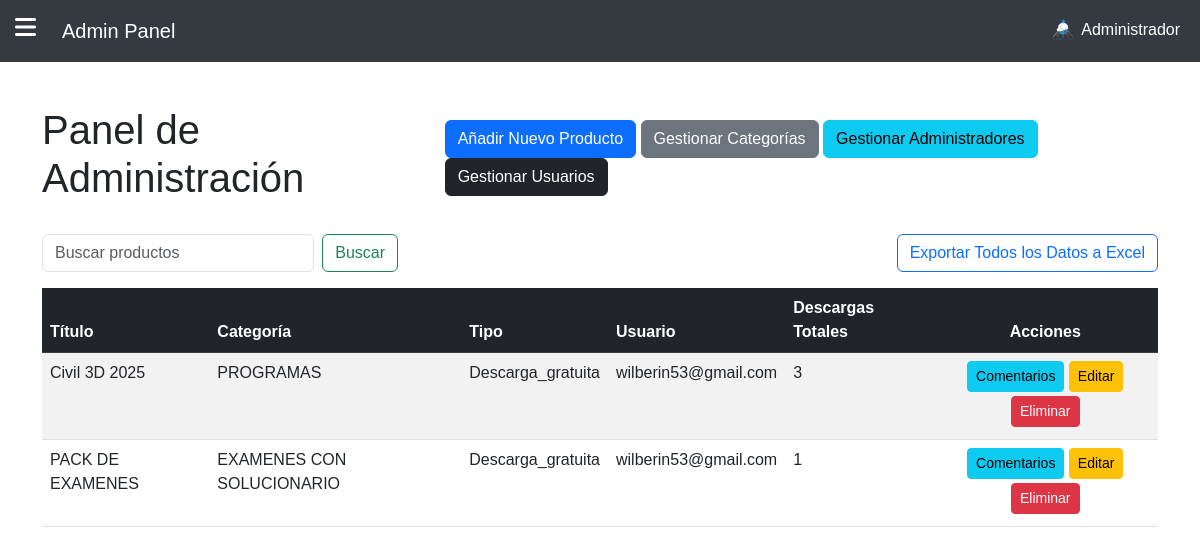
The app's page /admin/dashboard (signed in) with its own data.
### app.py (models this page shows, shortened)
class User(db.Model):
    id = db.Column(db.Integer, primary_key=True)
    email = db.Column(db.String(120), unique=True, nullable=False)
    password = db.Column(db.String(200), nullable=False)
    is_superadmin = db.Column(db.Boolean, default=False)
    full_name = db.Column(db.String(150), nullable=True, default="Administrador")
    bio = db.Column(db.Text, nullable=True)
    contact_number = db.Column(db.String(20), nullable=True)
    profile_picture = db.Column(db.String(200), nullable=True, default="default_profile.png")

class Product(db.Model):
    id = db.Column(db.Integer, primary_key=True)
    title = db.Column(db.String(120), nullable=False)
    short_description = db.Column(db.Text, nullable=False)
    full_description = db.Column(db.Text, nullable=False)
    image_url = db.Column(db.String(200), nullable=False)
    product_type = db.Column(db.String(20), nullable=False)
    category_id = db.Column(db.Integer, db.ForeignKey('category.id'), nullable=False)
    user_id = db.Column(db.Integer, db.ForeignKey('user.id'), nullable=False)
    category = db.relationship('Category', backref=db.backref('products', lazy=True))
    user = db.relationship('User', backref=db.backref('products', lazy=True))
    download_links = db.relationship('DownloadLink', backref='product', lazy=True)

class Category(db.Model):
    id = db.Column(db.Integer, primary_key=True)
    name = db.Column(db.String(100), unique=True, nullable=False)

### app.py (the view)
@app.route('/admin/dashboard')
@login_required
def dashboard():
    user = User.query.get(session.get('user_id'))
    if not user:
        flash('Usuario no encontrado. Por favor, inicia sesión nuevamente.', 'danger')
        return redirect(url_for('login'))
    if user.is_superadmin:
        products = Product.query.all()
        for product in products:
            product.total_downloads = sum(link.download_count for link in product.download_links)
        admins = User.query.filter_by(is_superadmin=False).all()
        return render_template('admin/dashboard.html', products=products, admins=admins, admin=user, is_superadmin=True)
    else:
        products = Product.query.filter_by(user_id=user.id).all()
        for product in products:
            product.total_downloads = sum(link.download_count for link in product.download_links)
        return render_template('admin/dashboard.html', products=products, admin=user, is_superadmin=False)

### app.py (called while the page is built)
def login_required(f):
    @wraps(f)
    def decorated_function(*args, **kwargs):
        if 'user_id' not in session:
            session['next'] = request.url
            return redirect(url_for('login'))
        return f(*args, **kwargs)
    return decorated_function

@app.context_processor
def inject_user():
    user_id = session.get('user_id')
    user_type = session.get('user_type')
    if user_id:
        if user_type == 'admin':
            admin = User.query.get(user_id)
            if admin:
                return {'admin': admin}
        elif user_type == 'regular':
            user = RegularUser.query.get(user_id)
            if user:
                return {'user': user}
    return {}

### templates/admin/dashboard.html (shortened to what this page needs)
{% extends "base.html" %}
{% block content %}
<div class="d-flex flex-column flex-md-row justify-content-between align-items-center mb-4">
    <h1>Panel de Administración</h1>
    <div class="mt-3 mt-md-0">
        <a href="{{ url_for('add_product') }}" class="btn btn-primary mb-2 mb-md-0">Añadir Nuevo Producto</a>
        {% if is_superadmin %}
        <a href="{{ url_for('manage_categories') }}" class="btn btn-secondary mb-2 mb-md-0">Gestionar Categorías</a>
        <a href="{{ url_for('manage_admins') }}" class="btn btn-info mb-2 mb-md-0">Gestionar Administradores</a>
        <a href="{{ url_for('manage_users') }}" class="btn btn-dark">Gestionar Usuarios</a>
        {% endif %}
    </div>
</div>
<div class="row mb-3">
    <div class="col-12 col-md-4">
        <form class="d-flex" method="GET" action="{{ url_for('dashboard') }}">
            <input class="form-control me-2" type="search" placeholder="Buscar productos" name="search" value="{{ request.args.get('search', '') }}">
            <button class="btn btn-outline-success" type="submit">Buscar</button>
        </form>
    </div>
    <div class="col-12 col-md-8 text-md-end mt-3 mt-md-0">
        {% if is_superadmin %}
        <form action="{{ url_for('export_all_data_excel') }}" method="get" style="display:inline;">
            <button type="submit" class="btn btn-outline-primary">Exportar Todos los Datos a Excel</button>
        </form>
        {% endif %}
    </div>
</div>
<div class="table-responsive">
    <table class="table table-striped table-hover">
        <thead class="table-dark">
            <tr>
                <th scope="col">Título</th>
                <th scope="col">Categoría</th>
                <th scope="col">Tipo</th>
                <th scope="col">Usuario</th>
                <th scope="col">Descargas Totales</th>
                <th scope="col" class="text-center">Acciones</th>
            </tr>
        </thead>
        <tbody>
            {% for product in products %}
            <tr>
                <td>{{ product.title }}</td>
                <td>{{ product.category.name }}</td>
                <td>{{ product.product_type | capitalize }}</td>
                <td>{{ product.user.email }}</td>
                <td>{{ product.total_downloads }}</td>
                <td class="text-center">
                    <a href="{{ url_for('view_comments', product_id=product.id) }}" class="btn btn-info btn-sm mb-1">Comentarios</a>
                    <a href="{{ url_for('edit_product', product_id=product.id) }}" class="btn btn-warning btn-sm mb-1">Editar</a>
                    <form method="POST" action="{{ url_for('delete_product', product_id=product.id) }}" style="display:inline;">
                        <button type="submit" class="btn btn-danger btn-sm mb-1">Eliminar</button>
                    </form>
                </td>
            </tr>
            {% endfor %}
        </tbody>
    </table>
</div>
{% endblock %}

### templates/base.html (shortened to what this page needs)
<!DOCTYPE html>
<html lang="es">
<head>
    <link href="https://cdn.jsdelivr.net/npm/bootstrap@5.3.0/dist/css/bootstrap.min.css" rel="stylesheet">
    <link rel="stylesheet" href="https://cdnjs.cloudflare.com/ajax/libs/font-awesome/6.0.0-beta3/css/all.min.css">
</head>
<body>
    <div class="menu-toggle" id="menu-toggle">
        <i class="fas fa-bars"></i>
    </div>
    <nav class="navbar navbar-expand-lg navbar-dark">
        <div class="container-fluid">
            <a class="navbar-brand" href="{{ url_for('dashboard') }}">Admin Panel</a>
            <div class="collapse navbar-collapse">
                <ul class="navbar-nav ms-auto">
                    <li class="nav-item dropdown">
                        <a class="nav-link dropdown-toggle" href="#" id="navbarDropdownAdmin" role="button" data-bs-toggle="dropdown" aria-expanded="false">
                            {% if admin and admin.profile_picture %}
                            <img src="{{ url_for('uploaded_file', filename=admin.profile_picture) }}" alt="Foto de Perfil" class="rounded-circle" width="30" height="30">
                            {% else %}
                            <img src="{{ url_for('static', filename='images/default_user.png') }}" alt="Foto de Perfil Predeterminada" class="rounded-circle" width="30" height="30">
                            {% endif %}
                            {{ admin.full_name or 'Perfil' }}
                        </a>
                    </li>
                </ul>
            </div>
        </div>
    </nav>
    <div class="content" id="content">
        <div class="container mt-4">
            {% block content %}{% endblock %}
        </div>
    </div>
</body>
</html>

### templates/base.html (style rules this page uses)
body { margin: 0; padding: 0; font-family: Arial, sans-serif; overflow-x: hidden; }
.navbar { background-color: #343a40; }
.navbar .nav-link, .navbar .navbar-brand { color: white !important; }
.content { margin-left: 0; padding: 20px; transition: margin-left 0.3s; }
.menu-toggle { cursor: pointer; color: white; font-size: 24px; position: absolute; top: 15px; left: 15px; z-index: 1100; display: flex; align-items: center; }
.navbar-brand { margin-left: 50px; }
.dropdown-toggle::after { display: none; }
.navbar-collapse { flex-grow: 0; }
.navbar .navbar-nav .nav-item { margin-left: 20px; }

### records on screen
User: profile_picture (picture), full_name "Administrador"
Product: title "Civil 3D 2025", category.name "PROGRAMAS", product_type "Descarga_gratuita", user.email "wilberin53@gmail.com", total_downloads "3"
Product: title "PACK DE EXAMENES", category.name "EXAMENES CON SOLUCIONARIO", product_type "Descarga_gratuita", user.email "wilberin53@gmail.com", total_downloads "1"
